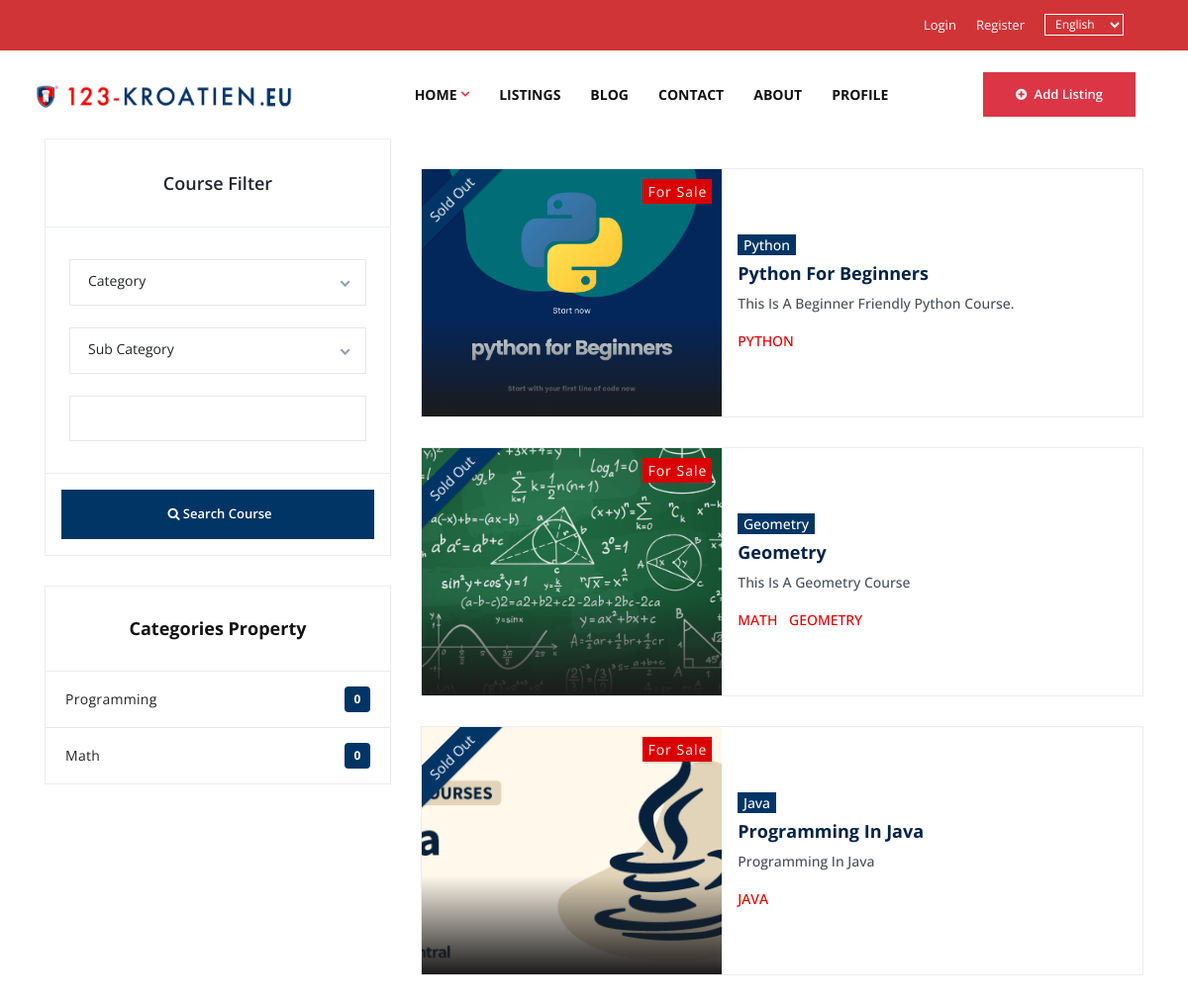
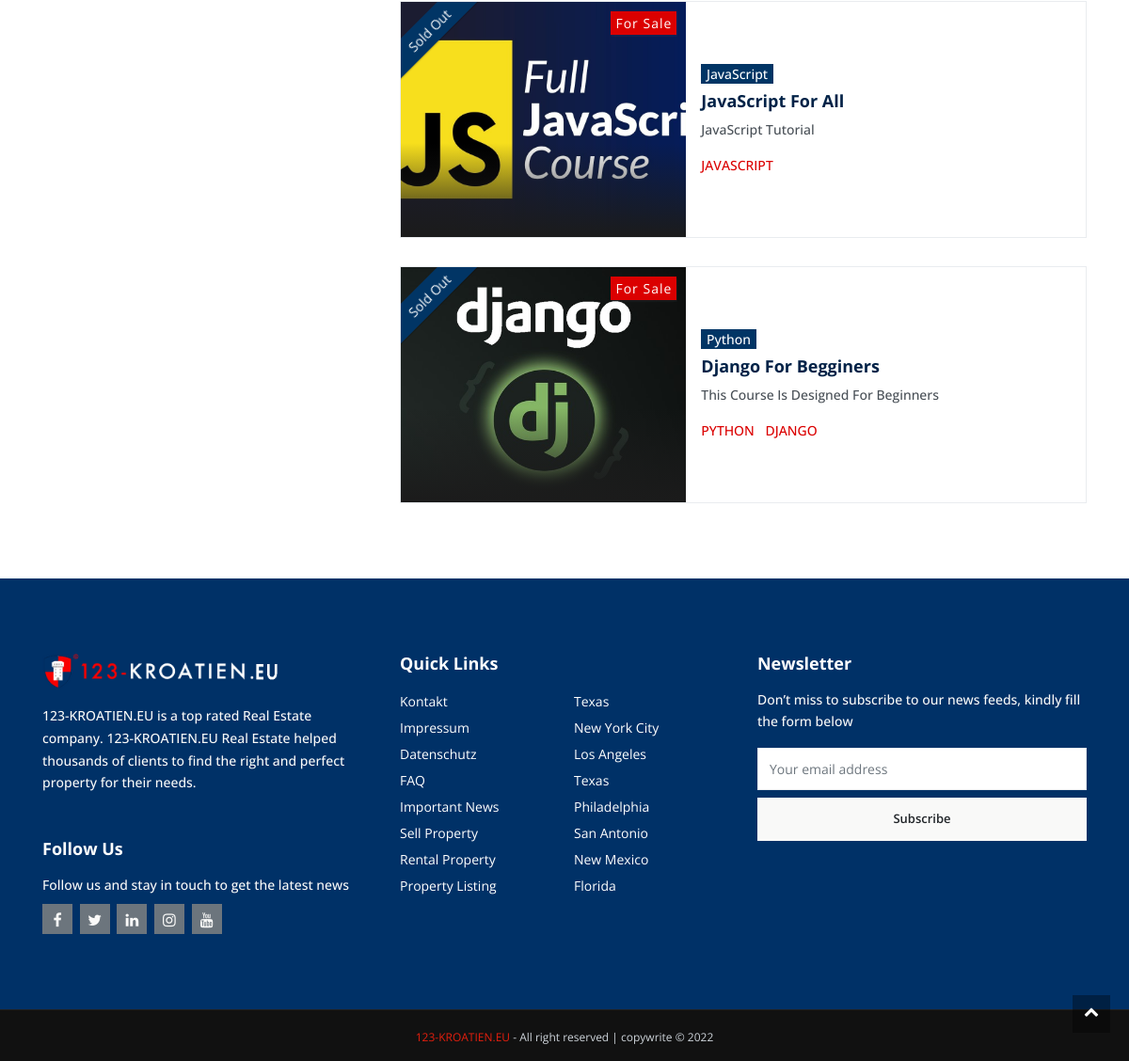
The app's page /search/ with its own data (2 pictures, top to bottom).
### course/models.py (models this page shows, shortened)
class Category(models.Model):
    name = models.CharField(max_length=50)
    slug = models.SlugField(max_length=100, unique=True)
    parent = models.ForeignKey('self', on_delete=models.CASCADE, null=True, blank=True)
    image = models.ImageField(upload_to='category_image/%Y/%m/%d/', blank=True, null=True)
    keywords = models.CharField(max_length=100)
    popularity = models.IntegerField(default=0)
    active = models.BooleanField(default=True)
    created_at = models.DateTimeField(auto_now_add=True)
    updated_at = models.DateTimeField(auto_now=True)

class Course(models.Model):
    category = models.ForeignKey(Category, on_delete=models.SET_NULL, null=True, blank=True)
    name = models.CharField(max_length=100)
    slug = models.SlugField(max_length=200, unique=True)
    description = models.CharField(max_length=200)
    content = CKEditor5Field('Text', config_name='extends')
    image = models.ImageField(upload_to='course/%Y/%m/%d/')
    long_image = models.ImageField(upload_to='course/%Y/%m/%d/', blank=True, null=True)
    video = models.FileField(upload_to='videos/course/%Y/%m/%d/', blank=True, null=True)
    price = models.CharField(max_length=20)
    total_enrolled = models.IntegerField(default=0)
    duration = models.CharField(max_length=20)
    features = models.SlugField(max_length=200)
    is_featured = models.BooleanField(default=False)
    keywords = models.CharField(max_length=100)
    popularity = models.IntegerField(default=0)
    active = models.BooleanField(default=True)
    created_at = models.DateTimeField(auto_now_add=True)
    updated_at = models.DateTimeField(auto_now=True)

### main/views.py (the view)
# urls.py: path("search/", views.search, name="search")
def search(request):
    query = request.GET.get("q", "").strip()
    category = request.GET.get('category', '').strip()
    sub_category = request.GET.get('sub_category', '').strip()
    course_list = Course.objects.filter(
        Q(name__icontains=query) |
        Q(slug__icontains=query) |
        Q(keywords__icontains=query)
    )
    if not query:
        course_list = Course.objects.all()
    if category:
        course_list = course_list.filter(category__parent__name=category)
    if sub_category:
        course_list = course_list.filter(category__name=sub_category)
    course_list = course_list.distinct()
    context = {
        "course_list": course_list,
        "query": query,
        "cat": category,
        "sub_cat": sub_category
    }
    return render(request, "main/search.html", context)

### main/context_processors.py (called while the page is built)
def category_list(request):
    categories = Category.objects.filter(parent__isnull=True)
    sub_categories = Category.objects.filter(parent__isnull=False)
    context = {
        'categories': categories,
        "sub_categories": sub_categories
    }
    return context

### main/templatetags/custom_tags.py (called while the page is built)
@register.filter('get_keywords')
def get_keywords(obj):
    keywords = obj.keywords.split('-')
    return keywords

### templates/main/search.html (shortened to what this page needs)
{% extends "includes/base.html" %}
{% load static %}
{% block body %}
<section style="padding-top: 0">
    <div class="container">
        <div class="row">
            <div class="col-lg-4 d-none d-lg-block">
                {% include "course/components/filter_col.html" %}
                {% include "course/components/filter_category.html" %}
            </div>
            <div class="col-lg-8">
                <div class="row">
                    <div class="col-lg-12">
                        <div class="tabs__custom-v2 ">
                            <div class="tab-content" id="myTabContent">
                                <div class="tab-pane fade show active" id="pills-tab-one" role="tabpanel"
                                    aria-labelledby="pills-tab-one">
                                    <div class="row">
                                    {% if course_list %}
                                        {% for course in course_list %}
                                        {% include "course/components/card2.html" %}
                                        {% endfor %}
                                    {% else %}
                                    <div class="alert alert-danger w-100">No search result found</div>
                                    {% endif %}
                                    </div>
                                </div>
                            </div>
                        </div>
                    </div>
                </div>
            </div>
        </div>
    </div>
</section>
{% endblock %}

### templates/course/components/filter_category.html
<div class=" wrapper__list__category">
    <div class="widget widget__archive">
        <div class="widget__title">
            <h5 class="text-dark mb-0 text-center">Categories Property</h5>
        </div>
        <ul class="list-unstyled">
            {% for category in categories %}
            <li>
                <a href="#" class="text-capitalize">
                    {{ category.name }}
                    <span class="badge badge-primary bg-mycolor bg-mycolor">{{ category.course_set.count }}</span>
                </a>
            </li>
            {% endfor %}
        </ul>
    </div>
</div>

### templates/course/components/card2.html
{% load static %}
{% load custom_tags %}
<div class="col-lg-12">
    <div class="card__image card__box-v1" onclick="location.href=`{% url "course:details" course.slug %}`">
        <div class="row no-gutters">
            <div class="col-md-5">
                <div class="card__image__header h-250">
                    <div class="ribbon text-capitalize">sold out</div>
                    <img src="{{ course.image.url }}" alt=""
                        class="img-fluid w100 img-transition">
                    <div class="info" style="background-color: #db0000;"> for sale</div>
                </div>
            </div>
            <div class="col-md-7 my-auto">
                <div class="card__image__body">
                    <span class="badge badge-primary bg-mycolor text-capitalize mb-2">{{ course.category.name }}</span>
                    <h6>
                        <a href="#">{{ course.name }}</a>
                    </h6>
                    <div class="card__image__body-desc">
                        <p class="text-capitalize">
                           {{ course.description }}
                        </p>
                    </div>
                    <ul class="list-inline card__content">
                        {% for keyword in course|get_keywords %}
                        <li class="list-inline-item">
                            <span class="text-uppercase" style="color: #db0000">
                                {{ keyword }}
                            </span>
                        </li>
                        {% endfor %}
                    </ul>
                </div>
            </div>
        </div>
    </div>
</div>

### static/css/custom.css (style rules this page uses)
.bg-mycolor { background-color: #013565; border-color: #013565; }
.list-inline-item { color: white; }

### records on screen
Category: name "Programming", course_set.count "0"
Category: name "Math", course_set.count "0"
Course: image (picture), category.name "Python", name "Python For Beginners", description "This Is A Beginner Friendly Python Course.", course "PYTHON"
Course: image (picture), category.name "Geometry", name "Geometry", description "This Is A Geometry Course", course "MATH" "GEOMETRY"
Course: image (picture), category.name "Java", name "Programming In Java", description "Programming In Java", course "JAVA"
Course: image (placeholder picture), category.name "JavaScript", name "JavaScript For All", description "JavaScript Tutorial", course "JAVASCRIPT"
Course: image (picture), category.name "Python", name "Django For Begginers", description "This Course Is Designed For Beginners", course "PYTHON" "DJANGO"
